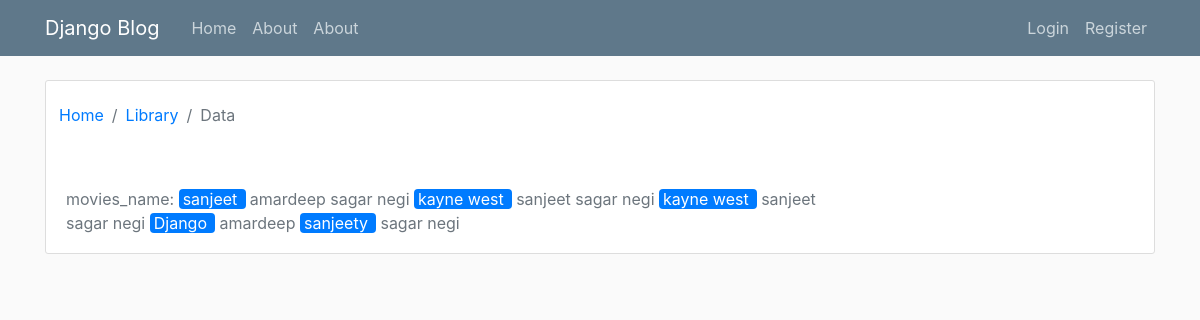
Page /writer/shivam on the earlier database version.
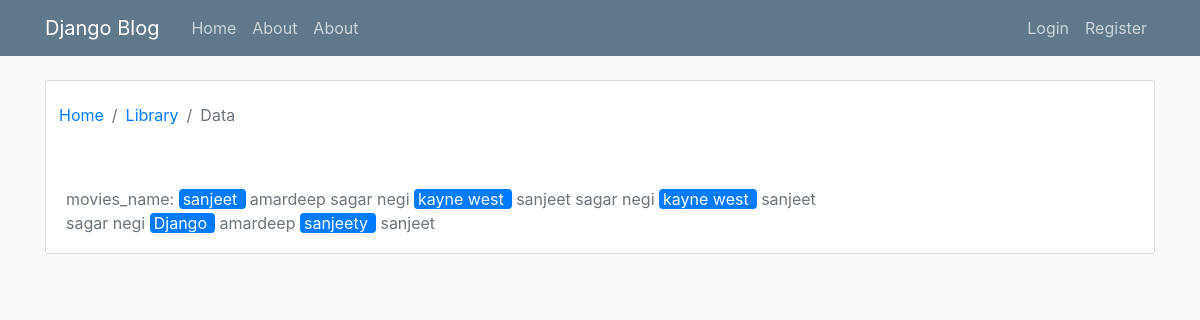
Same page on the later database version.
### movies_list/models.py (models this page shows, shortened)
class Movies_list(models.Model):
	movies_id=models.AutoField(primary_key=True)
	name=models.CharField(max_length=50)
	genre=models.ManyToManyField(Genre_list)
	cast=models.ManyToManyField(Cast_list)
	director=models.ManyToManyField(Director_list)
	writer=models.ManyToManyField(Writer_list)
	awards=models.ManyToManyField(Award_list)
	country=models.ForeignKey(Country_list, on_delete=models.PROTECT)
	story_line=models.TextField(default='')
	cost=models.PositiveIntegerField(default=0)
	release_date=models.DateTimeField( blank=False,null=False)
	created_at=models.DateTimeField(default=timezone.now)
	language=models.ManyToManyField(Language_list)
	imdb_rating=models.FloatField()
	imdb_link=models.TextField()
	trailer_link=models.TextField()
	views=models.PositiveIntegerField(default=0)
	likes=models.PositiveIntegerField(default=0)
	dislike=models.PositiveIntegerField(default=0)
	ratting=models.FloatField(default=0.0)
	tags=models.TextField()
	Quality=models.ForeignKey(Quality_list,on_delete=models.PROTECT)
	movies_user_id=models.ForeignKey(User, on_delete=models.PROTECT)
	movies_type=models.ForeignKey(Movies_type_list,on_delete=models.PROTECT)
	movies_thumbnail=models.ImageField(default='thumbnail.jpg',upload_to='movies_pics')
	class Meta:
		verbose_name_plural='movies'

class Cast_list(models.Model):
	cast_id=models.AutoField(primary_key=True)
	cast_name=models.CharField(max_length=50)
	cast_image=models.ImageField(default='cast.jpg',upload_to='cast_pics')
	class Meta:
		verbose_name_plural='Cast'

### movies_list/views.py (the view)
# urls.py: path("writer/<str:writer_name>",Writer_detail,name="writer-detail"),
def Writer_detail(request,writer_name):
	writer_details=Movies_list.objects.filter(writer__writer_name=writer_name)
	context={
		"x":writer_details,
	}
	return render(request,"movies_list/writer_details.html",context)

### movies_list/Templates/movies_list/writer_details.html (shortened to what this page needs)
{% extends "users/base.html" %}
{% load crispy_forms_tags %}
{% block content %}
    <div class="content-section ">
        <div class="row ">
            <nav aria-label="breadcrumb ">
              <ol class="breadcrumb  mx-2 px-0 my-1.5 bg-white">
                <li class="breadcrumb-item"><a href="{%url 'movies-index'%}">Home</a></li>
                <li class="breadcrumb-item"><a href="#">Library</a></li>
                <li class="breadcrumb-item active" aria-current="page">Data</li>
              </ol>
            </nav>
        </div>
        <div class="row ">
            <div class="col-md-9   my-2">
                <p class="pd-0 m-0  rounded text-secondary">movies_name: {%for movies in x %}{% if not forloop.first %} {% endif %}<a class="no-underline" href="{%url 'movies-detail' movies_id=movies.movies_id %}"><span class="bg-primary rounded px-1 text-white mr-1">{{movies.name|join:""}} </span></a>{% for cast in movies.cast.all %}
                  {{ cast.cast_name }}{% endfor %}{%endfor%}
                </p>
            </div>
        </div>
    </div>
{% endblock content %}

### users/Templates/users/base.html (shortened to what this page needs)
{% load static %}
<!DOCTYPE html>
<html>
<head>
    <link rel="stylesheet" href="https://maxcdn.bootstrapcdn.com/bootstrap/4.0.0/css/bootstrap.min.css">
    <link rel="stylesheet" type="text/css" href="{% static 'css/main.css' %}">
</head>
<body>
	 <header class="site-header">
      <nav class="navbar navbar-expand-md navbar-dark bg-steel fixed-top">
        <div class="container">
          <a class="navbar-brand mr-4" href='{% url "movies-index"%}'>Django Blog</a>
          <div class="collapse navbar-collapse" id="navbarToggle">
            <div class="navbar-nav mr-auto">
              <a class="nav-item nav-link" href="#">Home</a>
              <a class="nav-item nav-link" href="#">About</a>
              <a class="nav-item nav-link" href="#">About</a>
            </div>
            <div class="navbar-nav">
              {% if user.is_authenticated %}
                <a class="nav-item nav-link" href="{% url 'movies-create'%}">Add movies</a>
                <a class="nav-item nav-link" href="{% url 'profile' %}">Profile</a>
                <a class="nav-item nav-link" href="{% url 'logout' %}">Logout</a>
              {% else %}
                <a class="nav-item nav-link" href="{% url 'login' %}">Login</a>
                <a class="nav-item nav-link" href="{% url 'register' %}">Register</a>
              {% endif %}
            </div>
          </div>
        </div>
      </nav>
    </header>
    <main role="main" class="container">
      <div class="row">
        <div class="col-md-8 main-content">
          {% block content %}{% endblock %}
        </div>
      </div>
    </main>
</body>
</html>

### users/static/css/main.css (style rules this page uses)
body { background: #fafafa; color: #333333; margin-top: 5rem; }
.bg-steel { background-color: #5f788a; }
.site-header .navbar-nav .nav-link { color: #cbd5db; }
.content-section { background: #ffffff; padding: 10px 20px; border: 1px solid #dddddd; border-radius: 3px; margin-bottom: 20px; }

### movies_list/Templates/movies_list/writer_details.html (style rules this page uses)
.main-content { flex:auto; max-width:100%; }

Differences in the rows shown:
changed Movies_list "sanjeety": gains Cast_list (cast_name "sanjeet"); loses Cast_list (cast_name "sagar negi")
